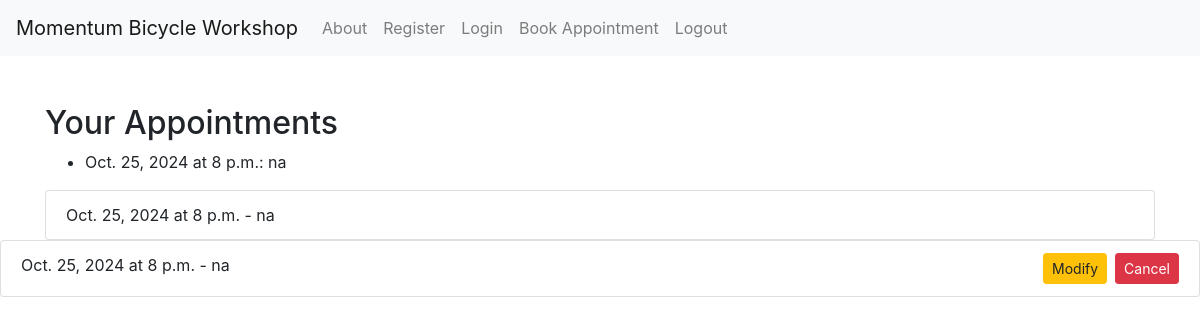
The app's page /appointment_list/ (signed in), older data.
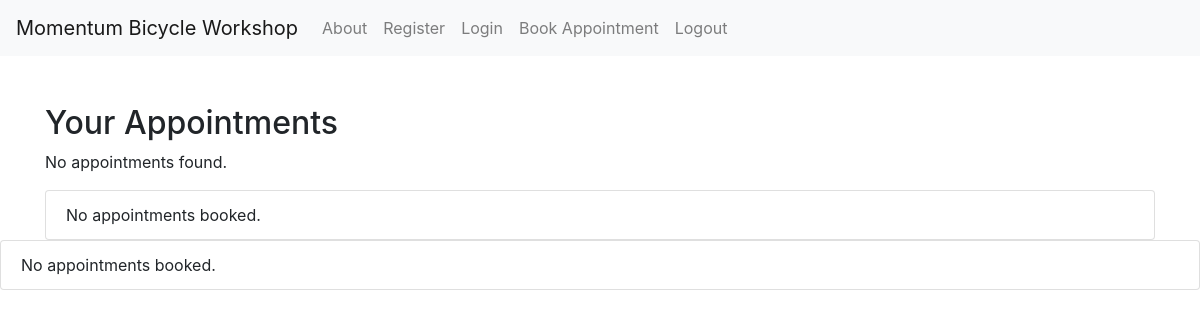
The same page, newer data.
### myapp/models.py (models this page shows, shortened)
class Appointment(models.Model):
    user = models.ForeignKey(User, on_delete=models.CASCADE)  # Associate the appointment with a user
    date = models.DateField()
    time = models.TimeField()
    description = models.TextField(blank=True)  # Allowing blank descriptions
    photo = models.ImageField(upload_to='photos/', blank=True, null=True)
    class Meta:  # This should be properly indented within the model
        unique_together = ('user', 'date')  # or ('user', 'date', 'time') if you want to prevent double booking at the same time

### myapp/views.py (the view)
# urls.py: path('appointment_list/', views.appointment_list, name='appointment_list'),
@login_required
def appointment_list(request):
    appointments = Appointment.objects.filter(user=request.user).order_by('date', 'time')
    return render(request, 'myapp/appointment_list.html', {'appointments': appointments})

### myapp/templates/myapp/appointment_list.html (shortened to what this page needs)
<!DOCTYPE html>
<html lang="en">
<head>
    <link rel="stylesheet" href="https://maxcdn.bootstrapcdn.com/bootstrap/4.5.2/css/bootstrap.min.css">
</head>
<body>
    {% include 'myapp/navbar.html' %}
    <div class="container mt-5">
        <h2>Your Appointments</h2>
        {% if appointments %}
        <ul>
            {% for appointment in appointments %}
            <li>{{ appointment.date }} at {{ appointment.time }}: {{ appointment.description }}</li>
            {% endfor %}
        </ul>
        {% else %}
        <p>No appointments found.</p>
        {% endif %}
        <ul class="list-group">
            {% for appointment in appointments %}
            <li class="list-group-item">
                {{ appointment.date }} at {{ appointment.time }} - {{ appointment.description }}
            </li>
            {% empty %}
            <li class="list-group-item">No appointments booked.</li>
            {% endfor %}
        </ul>
    </div>
    <ul class="list-group">
        {% for appointment in appointments %}
        <li class="list-group-item">
            {{ appointment.date }} at {{ appointment.time }} - {{ appointment.description }}
            <a href="{% url 'cancel_appointment' appointment.id %}"
                class="btn btn-danger btn-sm float-right ml-2">Cancel</a>
            <a href="{% url 'modify_appointment' appointment.id %}"
                class="btn btn-warning btn-sm float-right">Modify</a>
        </li>
        {% empty %}
        <li class="list-group-item">No appointments booked.</li>
        {% endfor %}
    </ul>
</body>
</html>

Row changes from the older to the newer data that the page shows:
removed Appointment: date "Oct. 25, 2024", time "8 p.m.", description "na"
Text that changed along with them:
text now shown: "No appointments found. No appointments booked. No appointments booked."
